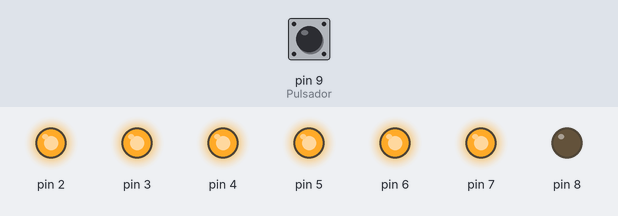
A sketch run on a simulated Arduino Uno, built with avr-gcc and run on an emulated ATmega328P. Shown: output pins drawn as LEDs (lit = HIGH). Dashed ring = blinking. The test bench sets the inputs (shaded band); at power-on: pin 9 (Pulsador) HIGH. Random numbers use the default seed unless the sketch sets one.

Above: at 1.2 s.
1.3 s: pin 9 (Pulsador) pulled LOW for 1 s
At 2.8 s:
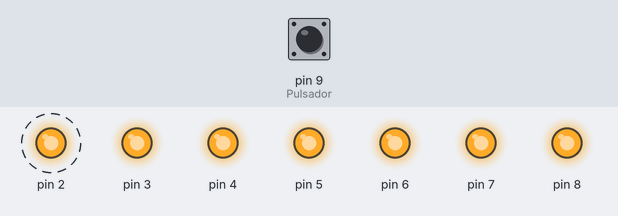
4.0 s: pin 9 (Pulsador) pulled LOW for 0.15 s
At 5.4 s:
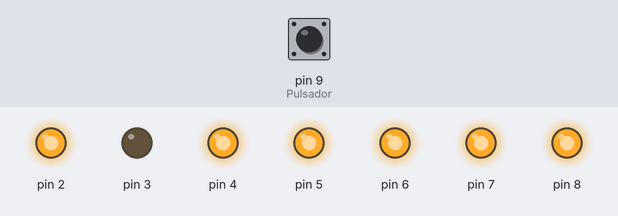
5.8 s: pin 9 (Pulsador) pulled LOW for 3.2 s
At 10.3 s:
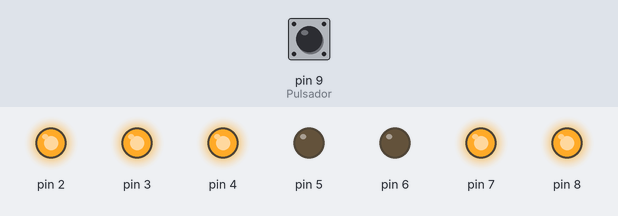
10.6 s: pin 9 (Pulsador) pulled LOW for 0.15 s
At 11.6 s:
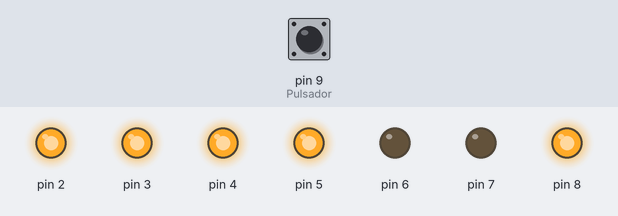
12.4 s: pin 9 (Pulsador) pulled LOW for 3.2 s
At 14.3 s:
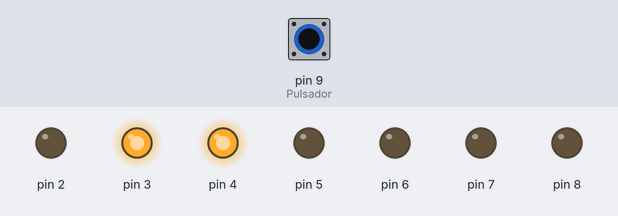
Timing chart, 0 to 17.2 s (numbered marks = the images above; inputs shaded):
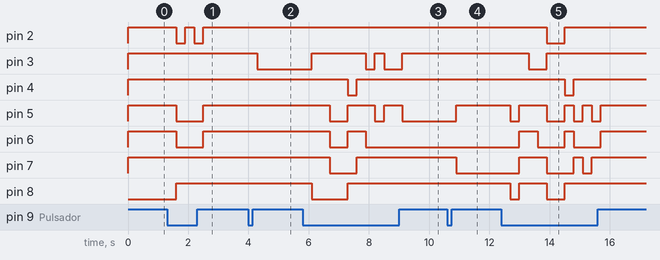

The sketch:

Dado_-_programa_final.ino
```cpp
#define Pulsador 9

byte  numero[10][8] =
{
  { 1, 1, 1, 1, 1, 1, 0, 0 }, // 0
  { 0, 1, 1, 0, 0, 0, 0, 0 }, // 1
  { 1, 1, 0, 1, 1, 0, 1, 0 }, // 2
  { 1, 1, 1, 1, 0, 0, 1, 0 }, // 3
  { 0, 1, 1, 0, 0, 1, 1, 0 }, // 4
  { 1, 0, 1, 1, 0, 1, 1, 0 }, // 5
  { 1, 0, 1, 1, 1, 1, 1, 0 }, // 6
  { 1, 1, 1, 0, 0, 0, 0, 0 }, // 7
  { 1, 1, 1, 1, 1, 1, 1, 0 }, // 8
  { 1, 1, 1, 0, 0, 1, 1, 0 } // 9
};

int nroAleatorio;

void setup() {
  for ( int i = 2; i <= 8 ; i++) {
    pinMode(i, OUTPUT);
  }
  pinMode(Pulsador, INPUT_PULLUP);
  randomSeed(analogRead(A0));

}
void loop() {

  if(digitalRead(Pulsador) == LOW){
    nroAleatorio = random(0,10);
    delay(300);
  }

  for (int i = 0; i <= 6; i++) {
    digitalWrite(i+2, numero[nroAleatorio][i]);
  }
}
```

Measured:
- after the input at 1.3 s, pin 2: alternates HIGH for 0.30 s and LOW for 0.30 s, 4 changes in all, then stays HIGH, starting after 0.30 s; pin 5, pin 6: HIGH → LOW after 0.30 s, → HIGH 0.90 s later; pin 8: LOW → HIGH after 0.30 s
- after the input at 4.0 s, pin 3: HIGH → LOW after 0.30 s
- after the input at 5.8 s, pin 3: goes HIGH 1.8 s, LOW 0.30 s, HIGH 0.30 s, LOW 0.60 s, then HIGH, starting after 0.30 s; pin 4: HIGH → LOW after 1.5 s, → HIGH 0.30 s later
- after the input at 10.6 s, pin 5: LOW → HIGH after 0.30 s; pin 7: HIGH → LOW after 0.30 s
- after the input at 12.4 s, pin 2: HIGH → LOW after 1.5 s, → HIGH 0.60 s later; pin 3: HIGH → LOW after 0.90 s, → HIGH 0.60 s later
